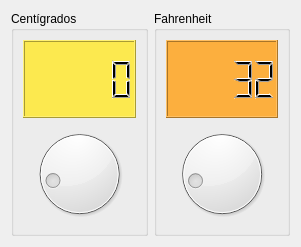
<?xml version="1.0" encoding="UTF-8"?>
<ui version="4.0">
 <class>Conversor</class>
 <widget class="QDialog" name="Conversor">
  <property name="geometry">
   <rect>
    <x>0</x>
    <y>0</y>
    <width>301</width>
    <height>247</height>
   </rect>
  </property>
  <property name="windowTitle">
   <string>Conversor</string>
  </property>
  <layout class="QHBoxLayout" name="horizontalLayout">
   <item>
    <widget class="QGroupBox" name="groupBox">
     <property name="title">
      <string>Centígrados</string>
     </property>
     <layout class="QVBoxLayout" name="verticalLayout">
      <item>
       <widget class="QLCDNumber" name="outCent">
        <property name="styleSheet">
         <string notr="true">background-color: rgb(252, 233, 79);</string>
        </property>
       </widget>
      </item>
      <item>
       <widget class="QDial" name="inCent">
        <property name="minimum">
         <number>-18</number>
        </property>
       </widget>
      </item>
     </layout>
    </widget>
   </item>
   <item>
    <widget class="QGroupBox" name="groupBox_2">
     <property name="title">
      <string>Fahrenheit</string>
     </property>
     <layout class="QVBoxLayout" name="verticalLayout_2">
      <item>
       <widget class="QLCDNumber" name="outFahr">
        <property name="styleSheet">
         <string notr="true">background-color: rgb(252, 175, 62);</string>
        </property>
        <property name="intValue" stdset="0">
         <number>32</number>
        </property>
       </widget>
      </item>
      <item>
       <widget class="QDial" name="inFahr">
        <property name="maximum">
         <number>210</number>
        </property>
        <property name="value">
         <number>32</number>
        </property>
       </widget>
      </item>
     </layout>
    </widget>
   </item>
  </layout>
 </widget>
 <resources/>
 <connections>
  <connection>
   <sender>inCent</sender>
   <signal>valueChanged(int)</signal>
   <receiver>outCent</receiver>
   <slot>display(int)</slot>
   <hints>
    <hint type="sourcelabel">
     <x>78</x>
     <y>182</y>
    </hint>
    <hint type="destinationlabel">
     <x>78</x>
     <y>70</y>
    </hint>
   </hints>
  </connection>
  <connection>
   <sender>inFahr</sender>
   <signal>valueChanged(int)</signal>
   <receiver>outFahr</receiver>
   <slot>display(int)</slot>
   <hints>
    <hint type="sourcelabel">
     <x>222</x>
     <y>182</y>
    </hint>
    <hint type="destinationlabel">
     <x>222</x>
     <y>70</y>
    </hint>
   </hints>
  </connection>
 </connections>
</ui>
